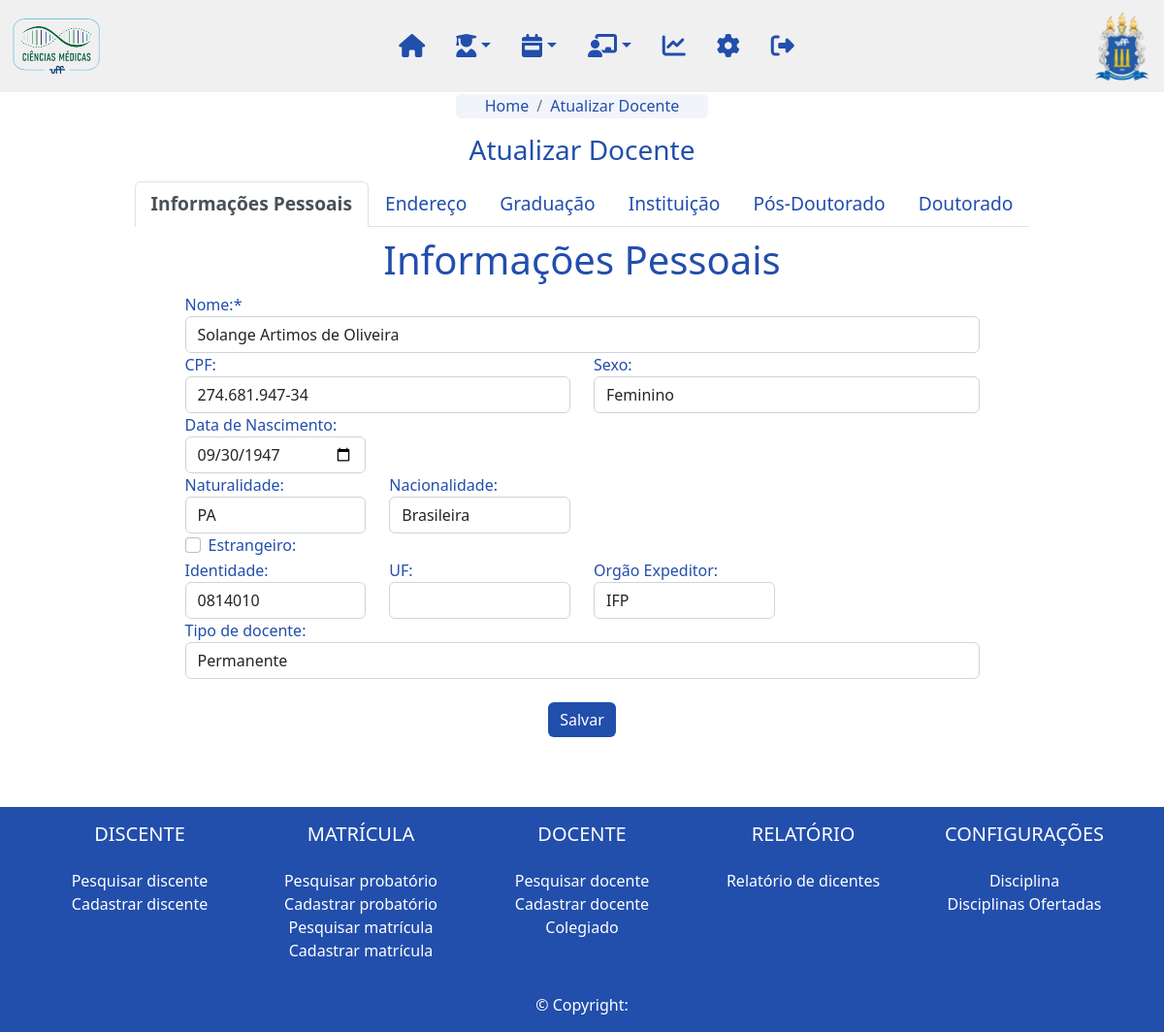
Page /professor/edita/1 on the earlier database version.
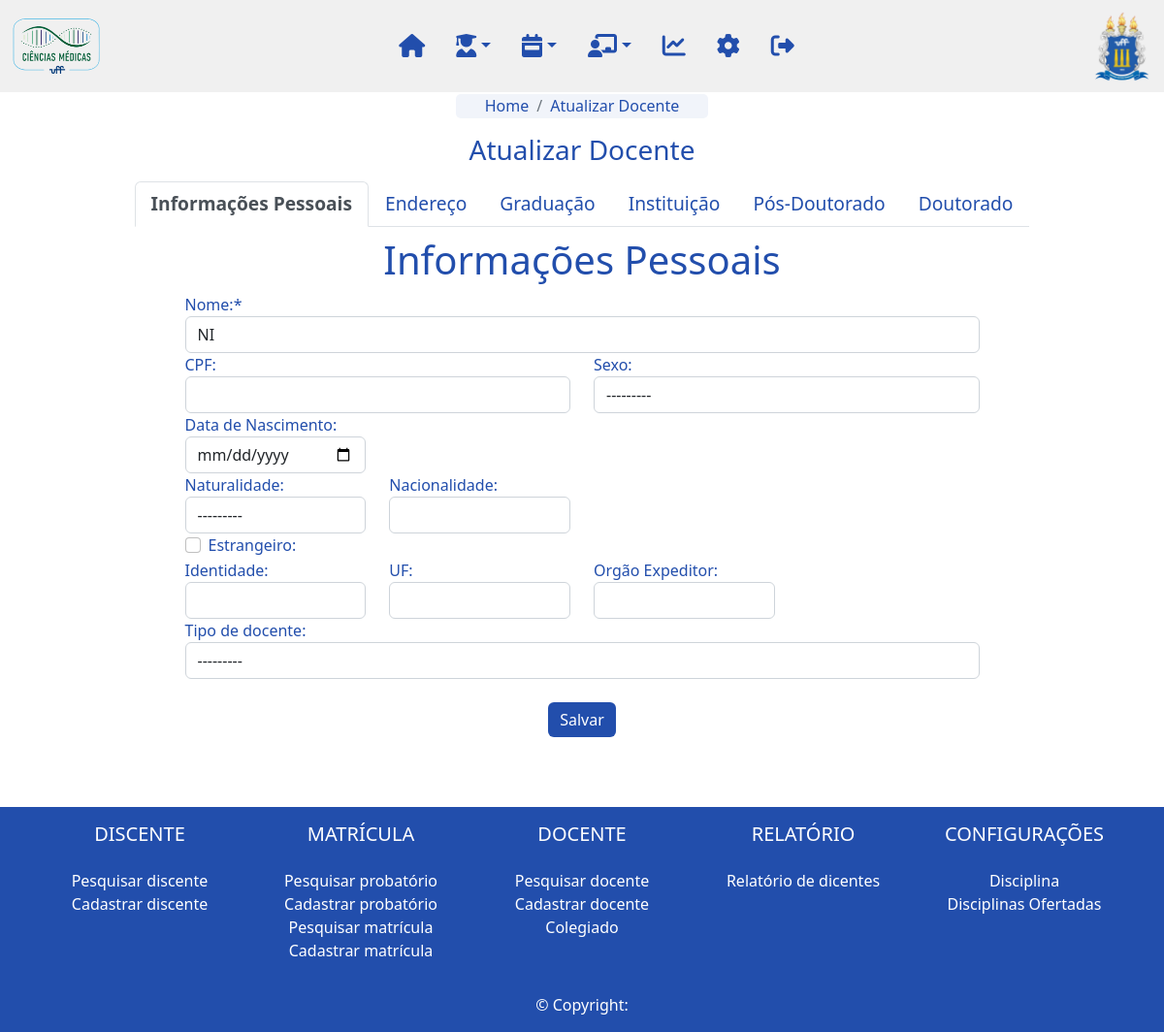
Same page on the later database version.
### professor/models.py (models this page shows, shortened)
class Professor(models.Model):
      TIPO_DOCENTE_CHOICES = (
            ("Permanente", "Permanente"),
            ("Colaborador", "Colaborador"),
            ("Coorientador", "Coorientador"),
            ("Visitante", "Visitante"),
            ("Pos Doutor", "Pós Doutor"),
      )
      nome = models.CharField(max_length=200, verbose_name='Nome:')
      sexo = models.ForeignKey(Sexo, on_delete=models.DO_NOTHING , null=True, blank=True, verbose_name='Sexo:')
      dt_nascimento = models.DateField(null=True, blank=True, verbose_name='Data de nascimento:')
      estrangeiro = models.BooleanField(default=False, verbose_name='Estrangeiro:')
      nacionalidade = models.CharField(max_length=100, null=True, blank=True, verbose_name='Nacionalidade:')
      naturalidade = models.ForeignKey(UnidadeFederativa, on_delete=models.DO_NOTHING,  null=True, blank=True, verbose_name='Naturalidade:')
      cpf = models.CharField(max_length=14, null=True, blank=True, verbose_name='CPF:')
      identidade = models.CharField(max_length=12, null=True, blank=True, verbose_name='Identidade:')
      identidade_uf= models.CharField(max_length=2, null=True, blank=True, verbose_name='UF:')
      identidade_orgao = models.CharField(max_length=100, null=True, blank=True, verbose_name='Orgão Expeditor:')
      tipo_docente = models.CharField(max_length=100, choices=TIPO_DOCENTE_CHOICES, null=True, blank=True, verbose_name='Tipo de docente:')
      endereco = models.OneToOneField(Endereco, on_delete=models.DO_NOTHING)
      doutorado = models.OneToOneField(Doutorado, on_delete=models.DO_NOTHING)
      graduacao = models.OneToOneField(Graduacao, on_delete=models.DO_NOTHING, related_name="professor_graduacao")
      trabalho = models.ForeignKey(Trabalho, on_delete=models.DO_NOTHING, related_name="professor_trabalho")
      pos_doutorado = models.ForeignKey(PosDoutorado, on_delete=models.DO_NOTHING, related_name="professor_pos_doutorado")
      slug = models.SlugField(max_length=250, unique_for_date='dt_cadastro')
      updated = models.DateTimeField(auto_now=True)
      cadastrado_por = models.ForeignKey(User, on_delete=models.DO_NOTHING, related_name='professor_cadastrado_por')

### config/models.py (models this page shows)
class Sexo(models.Model):
    sexo = models.CharField(max_length=50)
    cor = RGBColorField(default='#000000')
    def __str__(self):
            return str(self.sexo)

### professor/views.py (the view, shortened to what this page needs)
# urls.py: path('edita/<slug:professor>', cadastra_professor, name='edita_professor'),
def cadastra_professor(request, professor=None):
    pagina = "Cadastrar Docente"
    form_professor = ProfessorForm()
    form_graduacao = GraduacaoForm()
    form_trabalho = TrabalhoForm()
    form_pos_doutorado = PosDoutoradoForm()
    form_endereco = EnderecoForm()
    form_doutorado = DoutoradoForm()
    if (professor is not None):
        pagina = "Atualizar Docente"
        professor = Professor.objects.get(slug=professor)
        form_professor = ProfessorForm(instance=professor)
        form_graduacao = GraduacaoForm(instance=professor.graduacao)
        form_trabalho = TrabalhoForm(instance=professor.trabalho)
        form_pos_doutorado = PosDoutoradoForm(instance=professor.pos_doutorado)
        form_endereco = EnderecoForm(instance=professor.endereco)
        form_doutorado = DoutoradoForm(instance=professor.doutorado)
    return render(request, "cadastra_professor.html", {'form_professor': form_professor, 'form_graduacao': form_graduacao, 'form_trabalho': form_trabalho, 'form_pos_doutorado':form_pos_doutorado, 'form_endereco': form_endereco, 'form_doutorado': form_doutorado, 'pagina': pagina, 'professor': professor})

### professor/forms.py (shortened to what this page needs)
class ProfessorForm(ModelForm):
    dt_nascimento = DateField(label='Data de Nascimento:', required=False, widget=TextInput(attrs={'type':'date'}))
    cpf = CharField(max_length="14", label="CPF:", required=False, widget=TextInput(attrs={"data-mask": "000.000.000-00"}))
    def __init__(self, *args, **kwargs):
        super(ProfessorForm, self).__init__(*args, **kwargs)
    class Meta:
        model = Professor
        fields = "__all__"
        exclude = ['endereco', 'doutorado', 'graduacao', 'trabalho', 'pos_doutorado', 'slug', 'updated', 'cadastrado_por', 'membro_colegiado']

class GraduacaoForm(ModelForm):
    class Meta:
        model = Graduacao
        fields = '__all__'

### config/models.py (called while the page is built)
    def __str__(self):
            return str(self.sigla)

    def __str__(self):
            return str(self.instituicao)

### professor/templates/cadastra_professor.html (shortened to what this page needs)
{% extends "base.html" %}
{% load static %}
{% load crispy_forms_tags %}
{% block content %}
    {% include 'navbar.html' %}
    <div class="body container" style="align-items: center; justify-content: center; justify-items: center; text-justify: center;">
        <nav aria-label="breadcrumb">
            <ol class="breadcrumb">
              <li class="breadcrumb-item"><a href="{% url 'home'%}">Home</a></li>
              <li class="breadcrumb-item active" aria-current="page"><a href="{% url 'professor:cadastra_professor' %}">{{pagina}}</a></li>
            </ol>
          </nav>
          <h3 class="text-center my-3">{{pagina}}</h3>
        <ul class="nav nav-tabs">
            <li class="nav-item">
                <a class="nav-link active" data-toggle="tab" href="#id_info">Informações Pessoais</a>
            </li>
            <li class="nav-item">
                <a class="nav-link" data-toggle="tab" href="#id_endereco">Endereço</a>
            </li>
            <li class="nav-item">
                <a class="nav-link" data-toggle="tab" href="#id_graduacao">Graduação</a>
            </li>
            <li class="nav-item">
                <a class="nav-link" data-toggle="tab" href="#id_trabalho">Instituição</a>
            </li>
            <li class="nav-item">
                <a class="nav-link" data-toggle="tab" href="#id_posdoc">Pós-Doutorado</a>
            </li>
            <li class="nav-item">
                <a class="nav-link" data-toggle="tab" href="#id_doutorado">Doutorado</a>
            </li>
        </ul>
        <form action="" method="POST" class="cadastro_form">
            <div class="tab-content">
            <div id="id_info" class="tab-pane container active">
                <h1>Informações Pessoais</h1>
                {% include 'forms_template/form_professor.html' with form_professor=form_professor %}
            </div>
        </div>
        <div class="d-flex justify-content-center">
            <button class="btn btn-primary m-4" type="submit" formnovalidate="formnovalidate">Salvar</button>
        </div>
        </form>
    </div>
{% include 'footer.html' %}
{% endblock %}

### templates/forms_template/form_professor.html
{% load crispy_forms_tags %}
{{form_professor.nome|as_crispy_field}}
<div class="row">
    <div class="col-6">
        {{form_professor.cpf|as_crispy_field}}
    </div>
    <div class="col-6">
        {{form_professor.sexo|as_crispy_field}}
    </div>
    <div class="col-3">
        {{form_professor.dt_nascimento|as_crispy_field}}
    </div>
</div>
<div class="row">
    <div class="col-3">
        {{form_professor.naturalidade|as_crispy_field}}
    </div>
    <div class="col-3">
        {{form_professor.nacionalidade|as_crispy_field}}
    </div>
</div>
{{form_professor.estrangeiro|as_crispy_field}}
<div class="row">
    <div class="col-3">
        {{form_professor.identidade|as_crispy_field}}
    </div>
    <div class="col-3">
        {{form_professor.identidade_uf|as_crispy_field}}
    </div>
    <div class="col-3">
        {{form_professor.identidade_orgao|as_crispy_field}}
    </div>
</div>
{{form_professor.tipo_docente|as_crispy_field}}

Differences in the rows shown:
changed Professor: nome "Solange Artimos de Oliveira" → "NI"; cpf "274.681.947-34" → (not shown); dt_nascimento "09/30/1947" → (not shown); naturalidade "PA" → "---------"; nacionalidade "Brasileira" → (not shown); identidade "0814010" → (not shown); identidade_orgao "IFP" → (not shown); tipo_docente "Permanente" → "---------"
changed Sexo: sexo "Feminino" → "---------"
